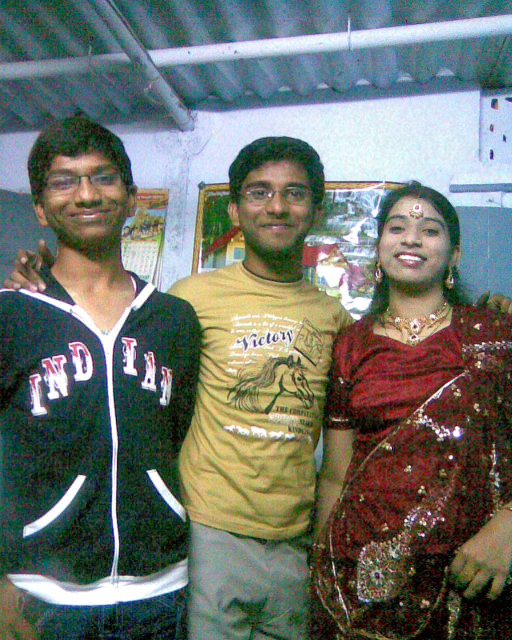
#> input picture opencv/facedetection/b.jpg, 1024 x 1280 px (shown at 1/2 size)
$ python script.py
#> lines starting #> are read from the running program, lines starting #| are printed output that depends on the picture; after the words box and inside, x2 and y2 are one past the last pixel; in counts of white or black regions, pixels touching at a corner belong together
import cv2
img = cv2.imread("b.jpg")
#> img is the input picture: shape (1280, 1024, 3); mean B, G, R 107.9, 114.9, 110.6
grey_img=cv2.cvtColor(img,cv2.COLOR_BGR2GRAY)#changing to gray img
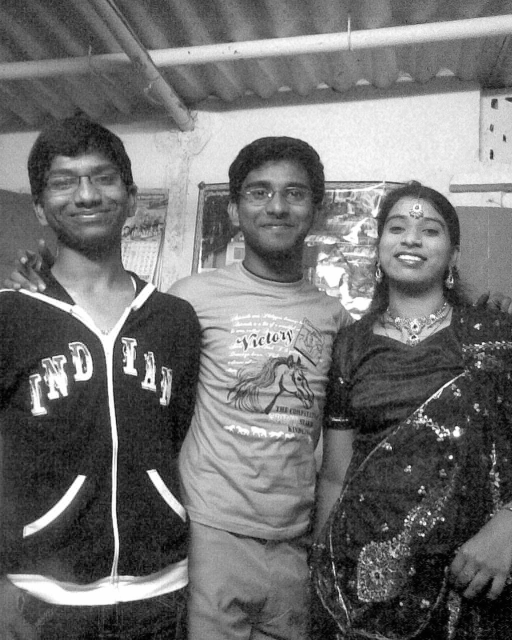
#> grey_img: shape (1280, 1024) (shown at 1/2 size); min 0, max 255, mean 112.8
face_cascade = cv2.CascadeClassifier("haarcascade_frontalface_default.xml")
faces=face_cascade.detectMultiScale(grey_img,
scaleFactor = 1.05,
minNeighbors = 5)
#> faces = [[607, 641, 74, 74], [742, 394, 164, 164], [466, 315, 178, 178], [74, 282, 197, 197]]
print(type(faces))
#| <class 'numpy.ndarray'>
print(faces)
#| [[607 641  74  74]
#|  [742 394 164 164]
#|  [466 315 178 178]
#|  [ 74 282 197 197]]
for x,y,w,h in faces:
    img = cv2.rectangle(img,(x,y),(x+w,y+h),(0,255,0),3)#rbg for 0,255,0 3 = width
#> this loop made 4 passes
#> pass 1, `img = cv2.rectangle(img,(x,y),(x+w,y+h),(0,255,0),3)#rbg for 0,255,0 3..`:
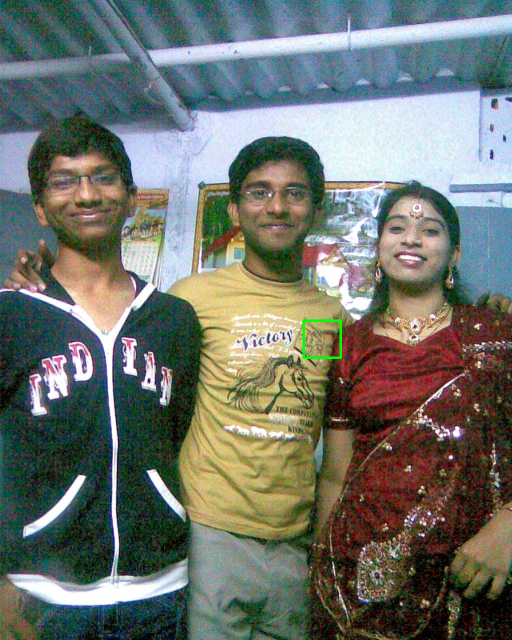
#> img: shape (1280, 1024, 3) (shown at 1/2 size); 0.11% of pixels changed, all inside (x1, y1, x2, y2) = (605, 639, 684, 718)
#> pass 2, `img = cv2.rectangle(img,(x,y),(x+w,y+h),(0,255,0),3)#rbg for 0,255,0 3..`:
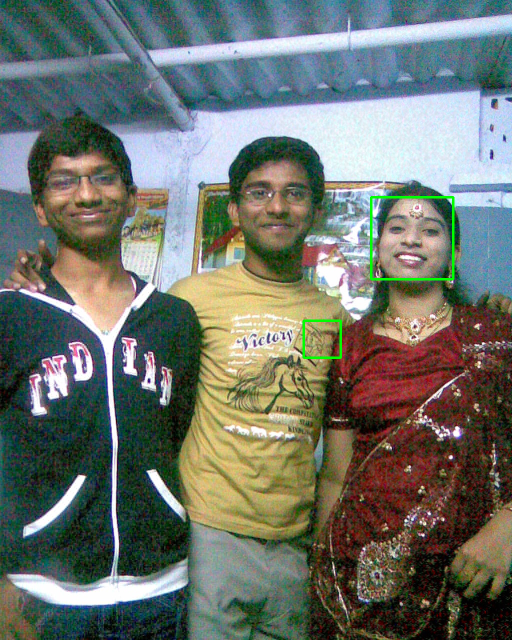
#> img: shape (1280, 1024, 3) (shown at 1/2 size); 0.25% of pixels changed, all inside (x1, y1, x2, y2) = (740, 392, 909, 561)
#> pass 3, `img = cv2.rectangle(img,(x,y),(x+w,y+h),(0,255,0),3)#rbg for 0,255,0 3..`:
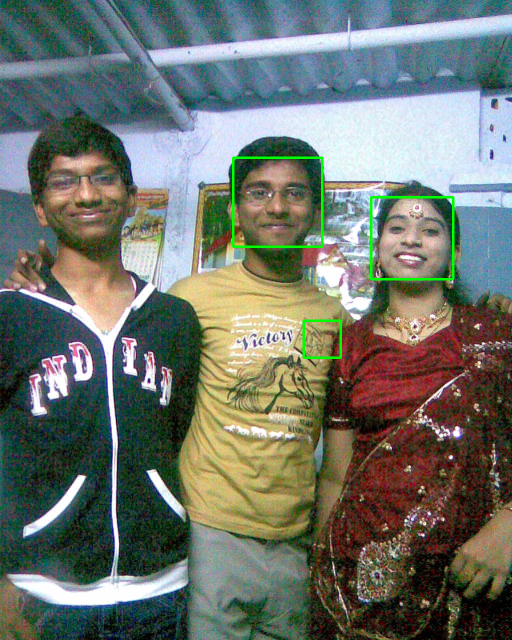
#> img: shape (1280, 1024, 3) (shown at 1/2 size); 0.27% of pixels changed, all inside (x1, y1, x2, y2) = (464, 313, 647, 496)
#> after the loop:
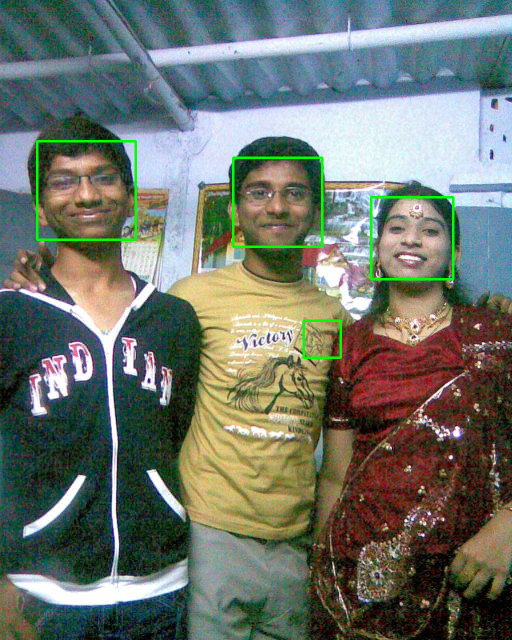
#> img: shape (1280, 1024, 3) (shown at 1/2 size); 0.3% of pixels changed, all inside (x1, y1, x2, y2) = (72, 280, 274, 482)
resized = cv2.resize(img,(int(img.shape[1]/3),int(img.shape[0]/2)))
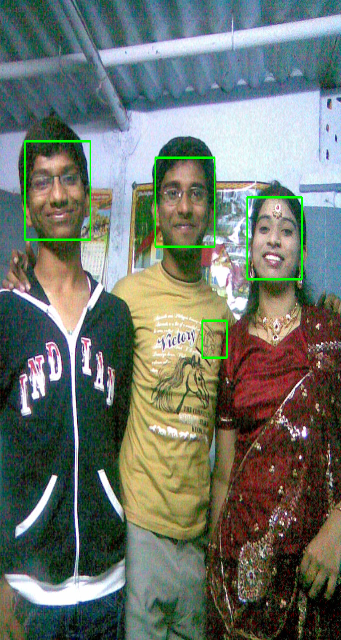
#> resized: shape (640, 341, 3); mean B, G, R 107, 116.2, 109.6
cv2.imshow("photo",resized)
cv2.waitKey(0)
cv2.destroyAllWindows()
